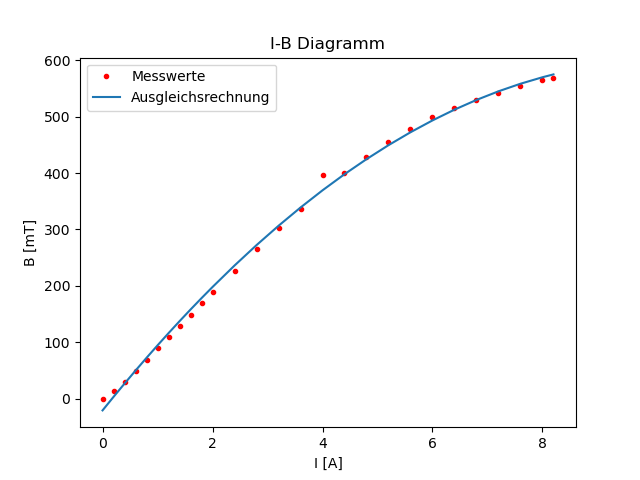

Write Python code to recreate this figure.
import math
import numpy as np 
import matplotlib.pyplot as plt 
import uncertainties as unc 
import uncertainties.unumpy as unp 
from uncertainties import ufloat
import scipy.constants as const 

I, B = np.genfromtxt('eichmagnet.txt', unpack=True)


params, covariance_matrix = np.polyfit(I, B, deg=2, cov=True)

errors = np.sqrt(np.diag(covariance_matrix))

for name, value, error in zip('abc', params, errors):
    print(f'{name} = {value:.3f} ± {error:.3f}')


plt.plot(I, B, 'r.', label=r'Messwerte')
plt.plot(I, -5.93*I**2 + 121.318*I-20.926, label=r'Ausgleichsrechnung')
plt.xlabel(r'I [A]')
plt.ylabel(r'B [mT]')
plt.title(r"I-B Diagramm")
plt.legend()
plt.savefig('magnet.png')
plt.show()

def B(I):
    return -5.93*I**2 + 121.318*I-20.926

print(B(7.8))

print(B(4))
